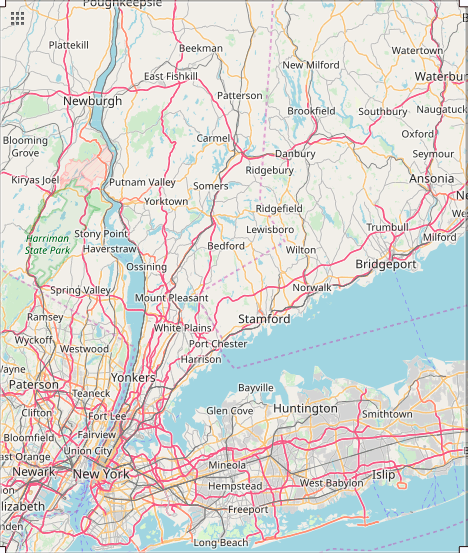
#> input picture src/NYCMap.png, 468 x 553 px
$ python LandWaterNYCMap.py
#> lines starting #> are read from the running program, lines starting #| are printed output that depends on the picture; after the words box and inside, x2 and y2 are one past the last pixel; in counts of white or black regions, pixels touching at a corner belong together
import cv2

## Read
img = cv2.imread("NYCMap.png")
#> img is the input picture: shape (553, 468, 3); mean B, G, R 211.1, 214.3, 214.6

# Convert BGR to HSV
hsv = cv2.cvtColor(img, cv2.COLOR_BGR2HSV)
#> hsv: shape (553, 468, 3); mean H, S, V 48.2, 31.7, 227.2


# Threshold the HSV image to get only blue colors
mask = cv2.inRange(hsv, (90,0,0),(110,255,255))
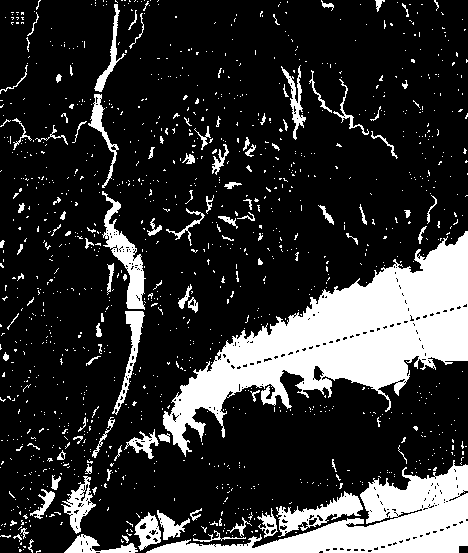
#> mask: shape (553, 468); 20% white; 1217 white regions (1111 under 20 px), largest, box (x1, y1, x2, y2) and area: (163, 231, 468, 457) 24699, (146, 460, 468, 553) 10627, (102, 191, 146, 310) 1658


## save
cv2.imwrite("NYCMapMask.png", mask)
